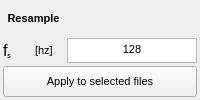
            <widget class="QFrame" name="resampleObject">
             <property name="sizePolicy">
              <sizepolicy hsizetype="Minimum" vsizetype="Minimum">
               <horstretch>0</horstretch>
               <verstretch>0</verstretch>
              </sizepolicy>
             </property>
             <property name="maximumSize">
              <size>
               <width>16777215</width>
               <height>100</height>
              </size>
             </property>
             <property name="font">
              <font>
               <pointsize>8</pointsize>
              </font>
             </property>
             <property name="frameShape">
              <enum>QFrame::NoFrame</enum>
             </property>
             <property name="frameShadow">
              <enum>QFrame::Plain</enum>
             </property>
             <layout class="QGridLayout" name="gridLayout_9">
              <property name="leftMargin">
               <number>3</number>
              </property>
              <property name="topMargin">
               <number>3</number>
              </property>
              <property name="rightMargin">
               <number>3</number>
              </property>
              <property name="bottomMargin">
               <number>3</number>
              </property>
              <property name="spacing">
               <number>3</number>
              </property>
              <item row="0" column="0" colspan="2">
               <widget class="QLabel" name="label_5">
                <property name="sizePolicy">
                 <sizepolicy hsizetype="Minimum" vsizetype="Minimum">
                  <horstretch>0</horstretch>
                  <verstretch>0</verstretch>
                 </sizepolicy>
                </property>
                <property name="font">
                 <font>
                  <pointsize>8</pointsize>
                 </font>
                </property>
                <property name="text">
                 <string>&lt;html&gt;&lt;head/&gt;&lt;body&gt;&lt;p align=&quot;center&quot;&gt;&lt;span style=&quot; font-weight:600;&quot;&gt;Resample&lt;/span&gt;&lt;/p&gt;&lt;/body&gt;&lt;/html&gt;</string>
                </property>
               </widget>
              </item>
              <item row="1" column="0">
               <widget class="QLabel" name="fhigh_3">
                <property name="sizePolicy">
                 <sizepolicy hsizetype="Minimum" vsizetype="Minimum">
                  <horstretch>0</horstretch>
                  <verstretch>0</verstretch>
                 </sizepolicy>
                </property>
                <property name="font">
                 <font>
                  <pointsize>8</pointsize>
                 </font>
                </property>
                <property name="text">
                 <string>&lt;html&gt;&lt;head/&gt;&lt;body&gt;&lt;p&gt;&lt;span style=&quot; font-size:12pt;&quot;&gt;f&lt;/span&gt;&lt;span style=&quot; vertical-align:sub;&quot;&gt;s&lt;/span&gt;&lt;/p&gt;&lt;/body&gt;&lt;/html&gt;</string>
                </property>
                <property name="textFormat">
                 <enum>Qt::RichText</enum>
                </property>
               </widget>
              </item>
              <item row="1" column="1">
               <widget class="QLabel" name="label_33">
                <property name="sizePolicy">
                 <sizepolicy hsizetype="Minimum" vsizetype="Minimum">
                  <horstretch>0</horstretch>
                  <verstretch>0</verstretch>
                 </sizepolicy>
                </property>
                <property name="font">
                 <font>
                  <pointsize>8</pointsize>
                  <weight>50</weight>
                  <bold>false</bold>
                 </font>
                </property>
                <property name="text">
                 <string>[hz]</string>
                </property>
               </widget>
              </item>
              <item row="1" column="2">
               <widget class="QTextEdit" name="resampleValue">
                <property name="sizePolicy">
                 <sizepolicy hsizetype="Minimum" vsizetype="Minimum">
                  <horstretch>0</horstretch>
                  <verstretch>0</verstretch>
                 </sizepolicy>
                </property>
                <property name="maximumSize">
                 <size>
                  <width>130</width>
                  <height>25</height>
                 </size>
                </property>
                <property name="font">
                 <font>
                  <pointsize>8</pointsize>
                  <weight>50</weight>
                  <bold>false</bold>
                 </font>
                </property>
                <property name="layoutDirection">
                 <enum>Qt::RightToLeft</enum>
                </property>
                <property name="verticalScrollBarPolicy">
                 <enum>Qt::ScrollBarAlwaysOff</enum>
                </property>
                <property name="horizontalScrollBarPolicy">
                 <enum>Qt::ScrollBarAlwaysOff</enum>
                </property>
                <property name="html">
                 <string>&lt;!DOCTYPE HTML PUBLIC &quot;-//W3C//DTD HTML 4.0//EN&quot; &quot;http://www.w3.org/TR/REC-html40/strict.dtd&quot;&gt;
&lt;html&gt;&lt;head&gt;&lt;meta name=&quot;qrichtext&quot; content=&quot;1&quot; /&gt;&lt;style type=&quot;text/css&quot;&gt;
p, li { white-space: pre-wrap; }
&lt;/style&gt;&lt;/head&gt;&lt;body style=&quot; font-family:'MS Shell Dlg 2'; font-size:8pt; font-weight:400; font-style:normal;&quot;&gt;
&lt;p align=&quot;center&quot; style=&quot; margin-top:0px; margin-bottom:0px; margin-left:0px; margin-right:0px; -qt-block-indent:0; text-indent:0px;&quot;&gt;&lt;span style=&quot; font-size:8.25pt;&quot;&gt;128&lt;/span&gt;&lt;/p&gt;&lt;/body&gt;&lt;/html&gt;</string>
                </property>
                <property name="acceptRichText">
                 <bool>false</bool>
                </property>
               </widget>
              </item>
              <item row="2" column="0" colspan="3">
               <widget class="QPushButton" name="buttonResample">
                <property name="sizePolicy">
                 <sizepolicy hsizetype="Minimum" vsizetype="Minimum">
                  <horstretch>0</horstretch>
                  <verstretch>0</verstretch>
                 </sizepolicy>
                </property>
                <property name="minimumSize">
                 <size>
                  <width>0</width>
                  <height>0</height>
                 </size>
                </property>
                <property name="maximumSize">
                 <size>
                  <width>16777215</width>
                  <height>99999</height>
                 </size>
                </property>
                <property name="font">
                 <font>
                  <pointsize>8</pointsize>
                 </font>
                </property>
                <property name="text">
                 <string>Apply to selected files</string>
                </property>
               </widget>
              </item>
             </layout>
            </widget>
